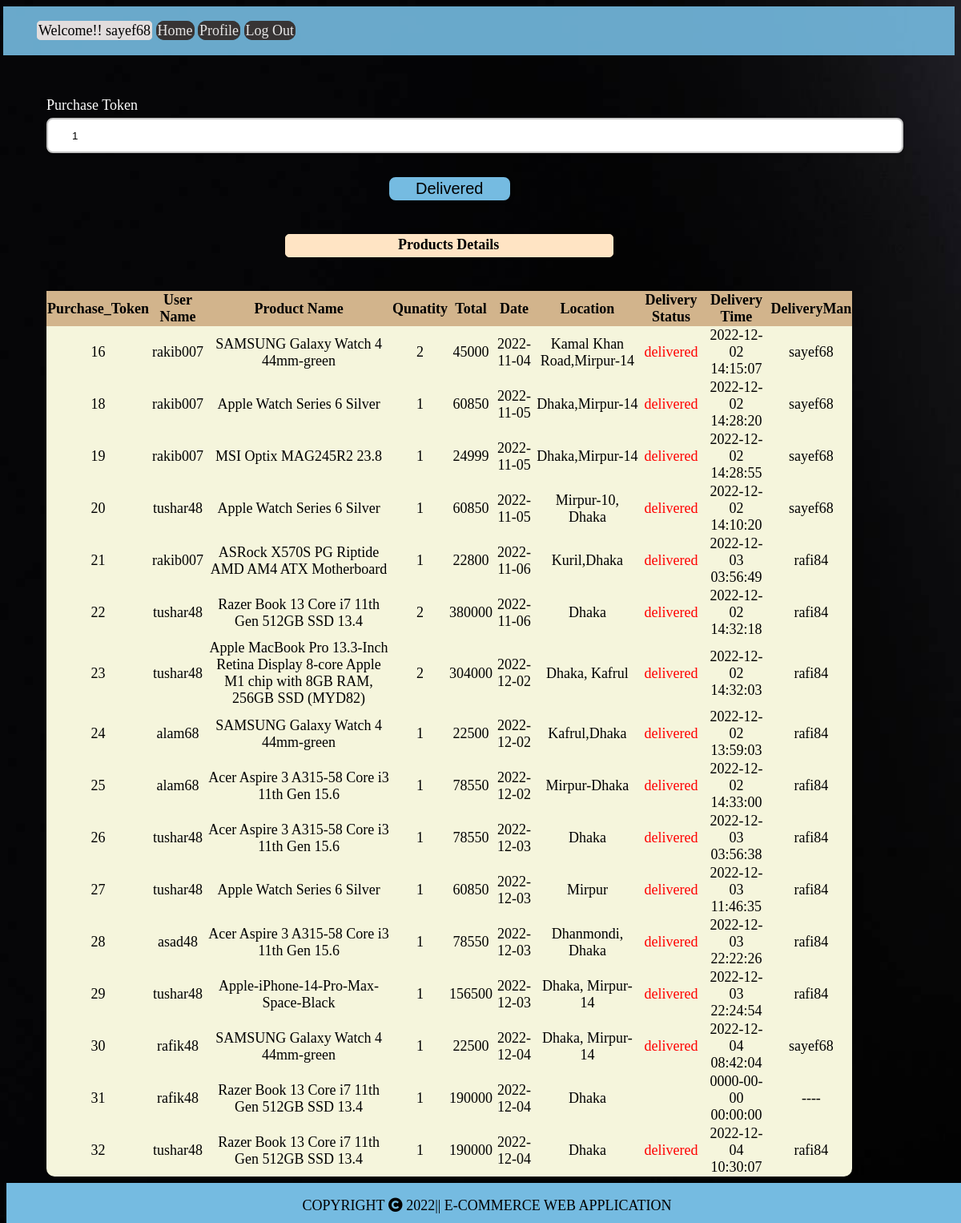
/view/dmandash.php (signed in), run on the app's committed database.
### tables this page shows
CREATE TABLE `purchasehistory` (
  `purchase_token` int(250) NOT NULL,
  `username` varchar(250) NOT NULL,
  `product_name` varchar(250) NOT NULL,
  `price` varchar(250) NOT NULL,
  `quantity` varchar(250) NOT NULL,
  `total` varchar(250) NOT NULL,
  `date` date NOT NULL,
  `location` varchar(250) NOT NULL,
  `dstatus` varchar(250) NOT NULL,
  `dtime` datetime NOT NULL,
  `dman` varchar(250) NOT NULL DEFAULT '----'
);

### view/dmandash.php (the view, shortened to what this page needs)
<?php
include("../model/connection.php");
?>
<!DOCTYPE html>
<html lang="en">
<head>
    <link
      rel="stylesheet"
      href="https://use.fontawesome.com/releases/v5.15.4/css/all.css"
    />
    <link rel="stylesheet" href="../view/css/dmandash.css">
</head>
<body>
    <?php include('dmanheader.php');?>
    <br>
    <br>
    <br>
    <div class="container">
    <form name="signupData" method ="post" enctype="multipart/form-data" action = "<?php echo htmlspecialchars($_SERVER["PHP_SELF"]); ?>">
    <div>
        <label>Purchase Token</label> </td>
        <input type="number" name= "pid" placeholder="Enter Purchase Token ID" value="1" min="1">
        </div>
        <button type="submit" value="delivered" name="submit">Delivered</button>
        <br><br>
        <span>Products Details</span>
        <br>
        <br>
        <table align="center">
            <tr>
                <th>Purchase_Token</th>
                <th>User Name</th>
                <th>Product Name</th>
                <th>Qunatity</th>
                <th>Total</th>
                <th>Date</th>
                <th>Location</th>
                <th>Delivery Status</th>
                <th>Delivery Time</th>
                <th>DeliveryMan</th>
            </tr>
            <?php
            $sql = "Select *from `purchasehistory` ";
            $result = mysqli_query($conn, $sql);
            if ($result) {
                while ($row = mysqli_fetch_assoc($result)) {
                    $id = $row['purchase_token'];
                    $username = $row['username'];
                    $product_name = $row['product_name'];
                    $quantity = $row['quantity'];
                    $total = $row['total'];
                    $date = $row['date'];
                    $location = $row['location'];
                    $dstatus= $row['dstatus'];
                    $dtime= $row['dtime'];
                    $dman= $row['dman'];
                    echo "<tr>
                    <td> {$id}</td>
                    <td> {$username}</td>
                    <td> {$product_name}</td>
                    <td> {$quantity}</td>
                    <td> {$total}</td>
                    <td> {$date}</td>
                    <td> {$location}</td>
                    <td style='color:red';> {$dstatus}</td>
                    <td> {$dtime}</td>
                    <td> {$dman}</td>
                    </tr>";
                }
            }
            ?>
        </table>
	</form>
    </div>
    <?php include('../view/footer.php');?>
</body>
</html>

### view/css/dmandash.css (style rules this page uses)
body { background-image: url("../images/bg.jpg"); background-repeat: no-repeat; background-size: cover; }
table { width: 100%; background-color: beige; border-collapse: collapse; font-size: 18px; border-radius: 10px; padding-top: 30px; font-family: cursive; }
th { text-align: center; background-color: tan; }
td { text-align: center; }
button { margin-top: 15px; width: 15%; height: 45%; display: flex; justify-content: center; background-color: #75bbe1; border: 2px solid #75bbe1; border-radius: 8px; color: black; font-size: 20px; cursor: pointer; box-shadow: 2px 2px 4px rgba(0, 0, 0, 0.1); transition: all 0.1s ease; margin-left: auto; margin-right: auto; }
span { background-color: bisque; border: 1px solid bisque; border-radius: 5px; display: block; text-align: center; width: 40%; font-size: 18px; font-weight: 700; margin-left: auto; margin-right: auto; padding: 2px 4px 4px 2px; font-family: cursive; }
form { display: flex; flex-direction: column; justify-content: center; width: 85%; padding: 50px; }
form div input { width: 100%; height: 40px; border-radius: 8px; outline: none; border: 2px solid #c4c4c4; padding: 0 30px; box-shadow: 2px 2px 4px rgba(0, 0, 0, 0.1); }
label { display: block; margin-bottom: 5px; text-align: left; color:white; }
form div { position: relative; margin-bottom: 15px; }

### view/css/header.css (style rules this page uses)
body { font-size: 18px; font-family: cursive; }

### data on the page
purchasehistory: purchase_token "16", username "rakib007", product_name "SAMSUNG Galaxy Watch 4 44mm-green", quantity "2", total "45000", date "2022-11-04", location "Kamal Khan Road,Mirpur-14", dstatus "delivered", dtime "2022-12-02 14:15:07", dman "sayef68"
purchasehistory: purchase_token "18", username "rakib007", product_name "Apple Watch Series 6 Silver", quantity "1", total "60850", date "2022-11-05", location "Dhaka,Mirpur-14", dstatus "delivered", dtime "2022-12-02 14:28:20", dman "sayef68"
purchasehistory: purchase_token "19", username "rakib007", product_name "MSI Optix MAG245R2 23.8", quantity "1", total "24999", date "2022-11-05", location "Dhaka,Mirpur-14", dstatus "delivered", dtime "2022-12-02 14:28:55", dman "sayef68"
purchasehistory: purchase_token "20", username "tushar48", product_name "Apple Watch Series 6 Silver", quantity "1", total "60850", date "2022-11-05", location "Mirpur-10, Dhaka", dstatus "delivered", dtime "2022-12-02 14:10:20", dman "sayef68"
purchasehistory: purchase_token "21", username "rakib007", product_name "ASRock X570S PG Riptide AMD AM4 ATX Motherboard", quantity "1", total "22800", date "2022-11-06", location "Kuril,Dhaka", dstatus "delivered", dtime "2022-12-03 03:56:49", dman "rafi84"
purchasehistory: purchase_token "22", username "tushar48", product_name "Razer Book 13 Core i7 11th Gen 512GB SSD 13.4", quantity "2", total "380000", date "2022-11-06", location "Dhaka", dstatus "delivered", dtime "2022-12-02 14:32:18", dman "rafi84"
purchasehistory: purchase_token "23", username "tushar48", product_name "Apple MacBook Pro 13.3-Inch Retina Display 8-core Apple M1 chip with 8GB RAM, 256GB SSD (MYD82)", quantity "2", total "304000", date "2022-12-02", location "Dhaka, Kafrul", dstatus "delivered", dtime "2022-12-02 14:32:03", dman "rafi84"
purchasehistory: purchase_token "24", username "alam68", product_name "SAMSUNG Galaxy Watch 4 44mm-green", quantity "1", total "22500", date "2022-12-02", location "Kafrul,Dhaka", dstatus "delivered", dtime "2022-12-02 13:59:03", dman "rafi84"
purchasehistory: purchase_token "25", username "alam68", product_name "Acer Aspire 3 A315-58 Core i3 11th Gen 15.6", quantity "1", total "78550", date "2022-12-02", location "Mirpur-Dhaka", dstatus "delivered", dtime "2022-12-02 14:33:00", dman "rafi84"
purchasehistory: purchase_token "26", username "tushar48", product_name "Acer Aspire 3 A315-58 Core i3 11th Gen 15.6", quantity "1", total "78550", date "2022-12-03", location "Dhaka", dstatus "delivered", dtime "2022-12-03 03:56:38", dman "rafi84"
purchasehistory: purchase_token "27", username "tushar48", product_name "Apple Watch Series 6 Silver", quantity "1", total "60850", date "2022-12-03", location "Mirpur", dstatus "delivered", dtime "2022-12-03 11:46:35", dman "rafi84"
purchasehistory: purchase_token "28", username "asad48", product_name "Acer Aspire 3 A315-58 Core i3 11th Gen 15.6", quantity "1", total "78550", date "2022-12-03", location "Dhanmondi, Dhaka", dstatus "delivered", dtime "2022-12-03 22:22:26", dman "rafi84"
purchasehistory: purchase_token "29", username "tushar48", product_name "Apple-iPhone-14-Pro-Max-Space-Black", quantity "1", total "156500", date "2022-12-03", location "Dhaka, Mirpur-14", dstatus "delivered", dtime "2022-12-03 22:24:54", dman "rafi84"
purchasehistory: purchase_token "30", username "rafik48", product_name "SAMSUNG Galaxy Watch 4 44mm-green", quantity "1", total "22500", date "2022-12-04", location "Dhaka, Mirpur-14", dstatus "delivered", dtime "2022-12-04 08:42:04", dman "sayef68"
purchasehistory: purchase_token "31", username "rafik48", product_name "Razer Book 13 Core i7 11th Gen 512GB SSD 13.4", quantity "1", total "190000", date "2022-12-04", location "Dhaka", dtime "0000-00-00 00:00:00", dman "----"
purchasehistory: purchase_token "32", username "tushar48", product_name "Razer Book 13 Core i7 11th Gen 512GB SSD 13.4", quantity "1", total "190000", date "2022-12-04", location "Dhaka", dstatus "delivered", dtime "2022-12-04 10:30:07", dman "rafi84"

### other printed values
$_SESSION['user'] "sayef68"
